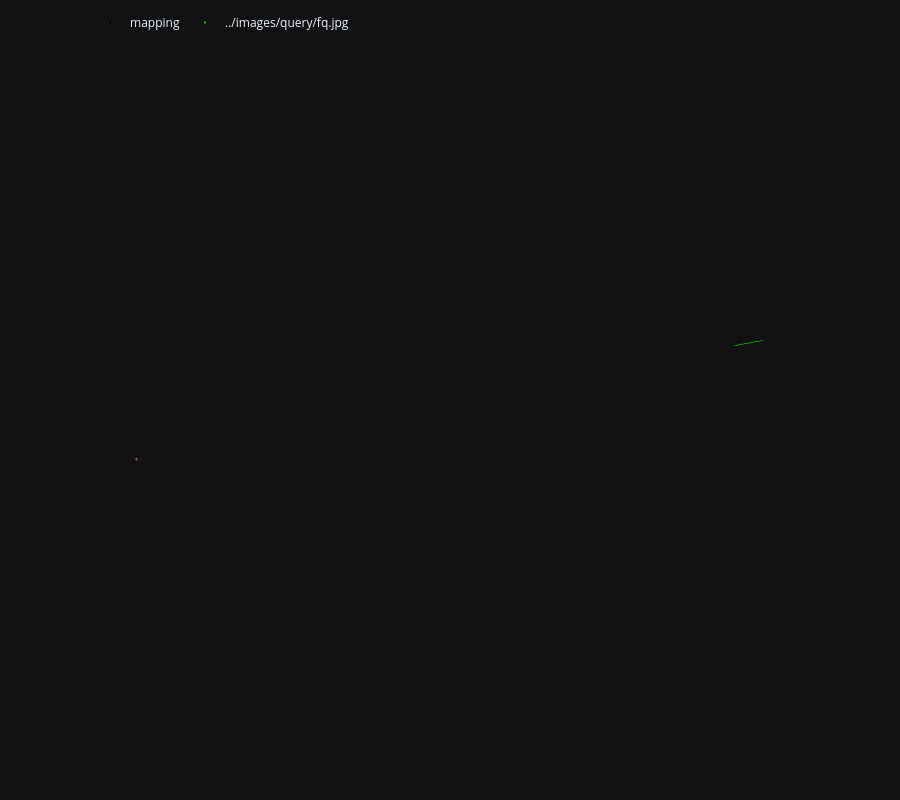

Notebook source saved alongside this figure:
### Markdown cell above
We visualize the correspondences between the query images a few mapping images. We can also visualize the estimated camera pose in the 3D map.

### Code cell
pose = pycolmap.Image(cam_from_world=ret['cam_from_world'])
viz_3d.plot_camera_colmap(fig, pose, camera, color='rgba(0,255,0,0.5)', name=query, fill=True)
# visualize 2D-3D correspodences
import numpy as np
inl_3d = np.array([model.points3D[pid].xyz for pid in np.array(log['points3D_ids'])[ret['inliers']]])
viz_3d.plot_points(fig, inl_3d, color="lime", ps=1, name=query)
fig.show()

### Figure 1 — Plotly figure (JSON) as saved in the notebook; plotly's stock layout.template omitted (floating-point values rounded to 4 significant figures; data arrays with more than 128 entries replaced by an {"elided": "..."} marker saying what was removed)
{"data": [{"legendgroup": "mapping", "marker": {"color": {"elided": "120x3 int values"}, "line": {"width": 0}, "size": 1}, "mode": "markers", "name": "mapping", "type": "scatter3d", "x": [-5.644, -5.593, -5.459, -5.465, -5.585, -5.768, -5.836, -5.7, -5.228, -4.75, -5.964, -6.019, -6.053, -4.254, -3.884, -3.978, -3.954, -3.907, -3.944, -4.114, -3.998, -5.938, -3.766, -3.954, -5.732, -6.039, -5.72, -5.767, -4.117, -4.115, -4.205, -5.083, -5.885, -4.557, -4.046, -5.268, -4.404, -5.276, -5.61, -4.394, -4.324, -4.563, -5.694, -5.306, -4.558, -4.386, -4.451, -4.337, -4.547, -4.456, -5.394, -4.546, -5.003, -4.489, -5.401, -4.533, -5.003, -4.619, -5.112, -5.575, -4.511, -4.254, -4.408, -4.542, -4.216, -5.168, -6.649, -6.758, -6.634, -6.732, -6.641, -6.748, -6.66, -6.625, -6.725, -6.623, -6.73, -6.703, -6.609, -6.642, -6.616, -6.711, -6.478, -6.556, -6.442, -6.606, -6.532, -6.452, -6.709, -6.596, -6.522, -6.695, -6.588, -6.625, -6.75, -6.641, -6.778, -6.666, -6.783, -3.887, -3.561, -3.585, -3.534, -3.615, -3.415, -3.613, -3.547, -3.531, -3.578, -3.612, -3.675, -6.035, -4.469, -4.659, -4.434, -4.507, -4.634, -5.012, -4.578, -4.529], "y": [2.52, 2.254, 2.214, 2.192, 2.168, 2.163, 2.093, 2.099, 2.135, 2.124, 2.043, 1.989, 1.931, 1.988, 1.936, 1.932, 1.877, 1.806, 1.784, 1.783, 1.719, 1.613, 1.632, 1.588, 1.538, 1.509, 1.424, 1.383, 1.358, 1.284, 1.244, 1.217, 1.199, 1.207, 1.162, 1.155, 1.161, 1.138, 1.117, 1.082, 1.086, 1.111, 1.051, 1.067, 1.05, 1.019, 1.031, 1.003, 1.019, 0.9809, 0.9861, 0.9347, 0.9542, 0.9072, 0.9454, 0.9322, 0.9012, 0.889, 0.8525, 0.8354, 0.7648, 0.7411, 0.7288, 0.5986, 0.5869, 0.5516, -4.038, -4.041, -4.105, -4.108, -4.156, -4.159, -4.219, -4.222, -4.219, -4.268, -4.274, -4.332, -4.336, -4.327, -4.384, -4.383, -4.673, -4.631, -4.637, -4.558, -4.57, -4.559, -4.499, -4.494, -4.504, -4.449, -4.455, -4.446, -3.993, -3.983, -3.927, -3.921, -3.805, -2.065, -1.955, -1.939, -1.884, -1.74, -1.696, -1.699, -1.668, -1.645, -1.602, -1.566, -1.545, 0.146, 0.1737, 0.254, 0.2848, 0.3207, 0.322, 0.3991, 0.4097, 0.4753], "z": [23.82, 24.07, 23.87, 23.83, 23.85, 23.82, 23.59, 23.68, 24.21, 24.1, 23.69, 23.6, 23.47, 24.36, 24.15, 24.18, 24.15, 24.28, 24.27, 24.2, 24.19, 23.77, 24.34, 24.29, 23.73, 23.56, 24.46, 23.75, 24.57, 24.72, 24.39, 23.98, 24.32, 24.3, 24.23, 23.87, 24.28, 24.37, 24.41, 24.24, 24.35, 24.31, 23.79, 24.36, 24.08, 24.25, 24.2, 24.25, 24.25, 24.23, 24.48, 23.76, 23.82, 23.78, 24.44, 24.2, 23.8, 23.92, 23.54, 24.56, 24.08, 24.07, 24.25, 24.17, 24.04, 23.46, 34.19, 34.19, 34.2, 34.16, 34.17, 34.14, 34.1, 34.15, 34.12, 34.1, 34.09, 34.03, 34.09, 34.0, 34.07, 34.01, 34.29, 34.23, 34.3, 34.01, 34.21, 34.14, 33.98, 33.99, 34.06, 34.01, 34.03, 34.0, 34.21, 34.22, 34.27, 34.24, 34.25, 20.49, 21.5, 21.44, 21.41, 21.11, 21.13, 21.0, 21.0, 21.13, 21.01, 21.2, 20.85, 23.8, 24.02, 23.56, 24.03, 23.97, 23.99, 23.82, 24.0, 24.02]}, {"hovertemplate": "Image(image_id=2, camera_id=2, name=\"mapping/f10.jpg\", triangulated=126/5000)", "legendgroup": "mapping", "line": {"color": "rgba(255,0,0,0.5)", "width": 1}, "mode": "lines", "name": "2", "showlegend": false, "type": "scatter3d", "x": [4.898, 4.5, 4.675, 4.898, 4.675, 4.672, 4.898, 4.672, 4.497, 4.898, 4.497, 4.5], "y": [0.2716, 0.1072, 0.1085, 0.2716, 0.1085, 0.421, 0.2716, 0.421, 0.4197, 0.2716, 0.4197, 0.1072], "z": [0.9667, 1.642, 1.718, 0.9667, 1.718, 1.72, 0.9667, 1.72, 1.644, 0.9667, 1.644, 1.642]}, {"hovertemplate": "Image(image_id=10, camera_id=10, name=\"mapping/f9.jpg\", triangulated=126/5000)", "legendgroup": "mapping", "line": {"color": "rgba(255,0,0,0.5)", "width": 1}, "mode": "lines", "name": "10", "showlegend": false, "type": "scatter3d", "x": [-4.898, -4.992, -4.804, -4.898, -4.804, -4.804, -4.898, -4.804, -4.992, -4.898, -4.992, -4.992], "y": [-0.2716, -0.4279, -0.4279, -0.2716, -0.4279, -0.1154, -0.2716, -0.1154, -0.1154, -0.2716, -0.1154, -0.4279], "z": [-0.9667, -0.1213, -0.1213, -0.9667, -0.1213, -0.1213, -0.9667, -0.1213, -0.1213, -0.9667, -0.1213, -0.1213]}, {"color": "rgba(0,255,0,0.5)", "hovertemplate": "Image(image_id=Invalid, camera_id=Invalid, name=\"\", triangulated=0/0)", "i": [0, 0, 0, 0], "j": [1, 2, 3, 4], "k": [2, 3, 4, 1], "legendgroup": "../images/query/fq.jpg", "name": "../images/query/fq.jpg", "showlegend": false, "type": "mesh3d", "x": [4964.0, 4733.0, 4733.0, 4733.0, 4733.0, 4733.0], "y": [-1174.0, -1119.0, -1119.0, -1119.0, -1119.0, -1119.0], "z": [-4507.0, -4297.0, -4296.0, -4297.0, -4297.0, -4297.0]}, {"hovertemplate": "Image(image_id=Invalid, camera_id=Invalid, name=\"\", triangulated=0/0)", "legendgroup": "../images/query/fq.jpg", "line": {"color": "rgba(0,255,0,0.5)", "width": 1}, "mode": "lines", "name": "../images/query/fq.jpg", "showlegend": false, "type": "scatter3d", "x": [4964.0, 4733.0, 4733.0, 4964.0, 4733.0, 4733.0, 4964.0, 4733.0, 4733.0, 4964.0, 4733.0, 4733.0], "y": [-1174.0, -1119.0, -1119.0, -1174.0, -1119.0, -1119.0, -1174.0, -1119.0, -1119.0, -1174.0, -1119.0, -1119.0], "z": [-4507.0, -4297.0, -4296.0, -4507.0, -4296.0, -4297.0, -4507.0, -4297.0, -4297.0, -4507.0, -4297.0, -4297.0]}, {"legendgroup": "../images/query/fq.jpg", "marker": {"color": "lime", "line": {"width": 0}, "size": 1}, "mode": "markers", "name": "../images/query/fq.jpg", "type": "scatter3d", "x": [-4.451, -4.216, -5.401, -4.533, -4.456, -4.547, -4.205, -3.954, -3.766, -3.944], "y": [1.031, 0.5869, 0.9454, 0.9322, 0.9809, 1.019, 1.244, 1.588, 1.632, 1.784], "z": [24.2, 24.04, 24.44, 24.2, 24.23, 24.25, 24.39, 24.29, 24.34, 24.27]}], "layout": {"height": 800, "legend": {"orientation": "h", "x": 0.1, "xanchor": "left", "y": 0.99, "yanchor": "top"}, "margin": {"b": 0, "l": 0, "pad": 0, "r": 0, "t": 0}, "scene": {"aspectmode": "data", "camera": {"eye": {"x": 0, "y": -0.1, "z": -2}, "projection": {"type": "orthographic"}, "up": {"x": 0, "y": -1, "z": 0}}, "dragmode": "orbit", "xaxis": {"autorange": true, "showbackground": false, "showgrid": false, "showline": false, "showticklabels": true, "visible": false}, "yaxis": {"autorange": true, "showbackground": false, "showgrid": false, "showline": false, "showticklabels": true, "visible": false}, "zaxis": {"autorange": true, "showbackground": false, "showgrid": false, "showline": false, "showticklabels": true, "visible": false}}}}
